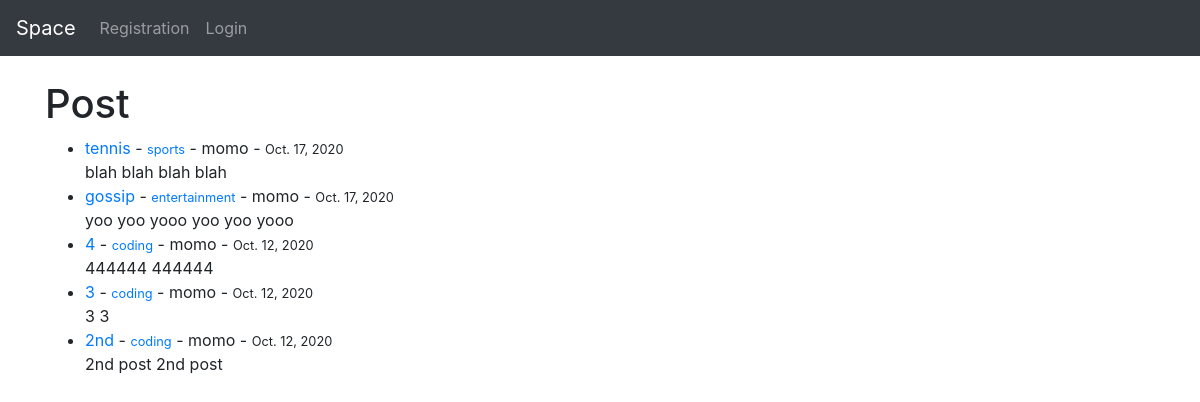
Before: / with the older database file.
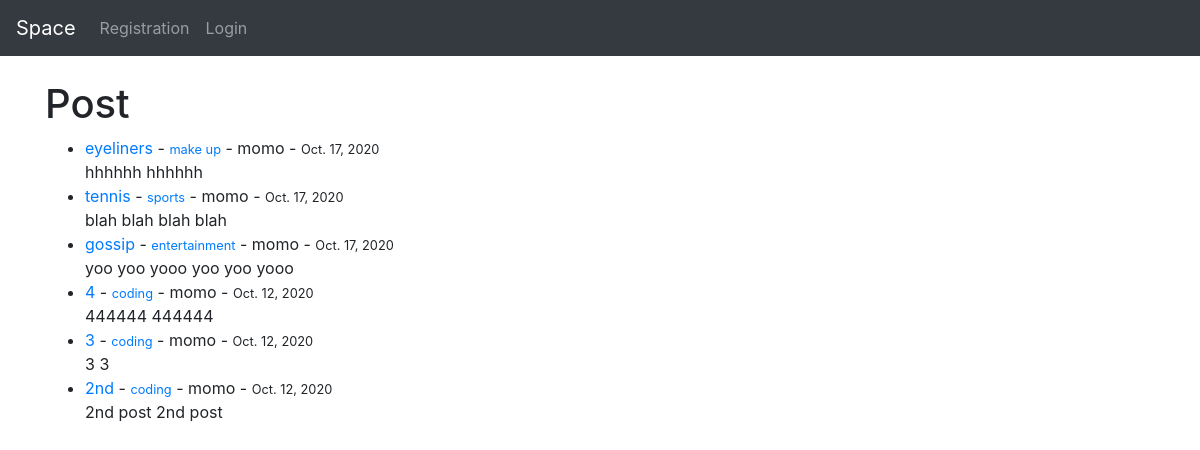
After: the same page with the newer database file.
### theblog/models.py (models this page shows, shortened)
class Post(models.Model):
	title = models.CharField(max_length= 255)
	author = models.ForeignKey(User, on_delete = models.CASCADE)  #cascade = when the user is dilited all his post will delete
	body = models.TextField()
	category = models.CharField(max_length=255, default = 'coding')
	post_date = models.DateField(auto_now_add = True)

### theblog/views.py (the view)
# urls.py: path('', HomeView.as_view(), name= 'home'),
class HomeView(ListView):
	model = Post
	template_name = 'home.html'
	ordering = ['-post_date', '-id']

### theblog/templates/home.html (shortened to what this page needs)
{% extends 'base.html' %}
{% block content %}
<h1>Post</h1>
<ul>
	{% for post in object_list %}
	<li><a href="{% url 'article_detail' post.pk %}">{{ post.title }}</a> - <small><a href="{% url 'category' post.category|slugify %}">{{post.category}}</a></small> - {{ post.author }} - <small>{{post.post_date}}</small>
	<br>
		{{ post.body }}
	{{post.body|slice:":100"}}
	</li>
	{% endfor %}
</ul>
    {% endblock %}

Changed rows visible on the page:
added Post: title "eyeliners", category "make up", author "momo", post_date "Oct. 17, 2020", body "hhhhhh"
